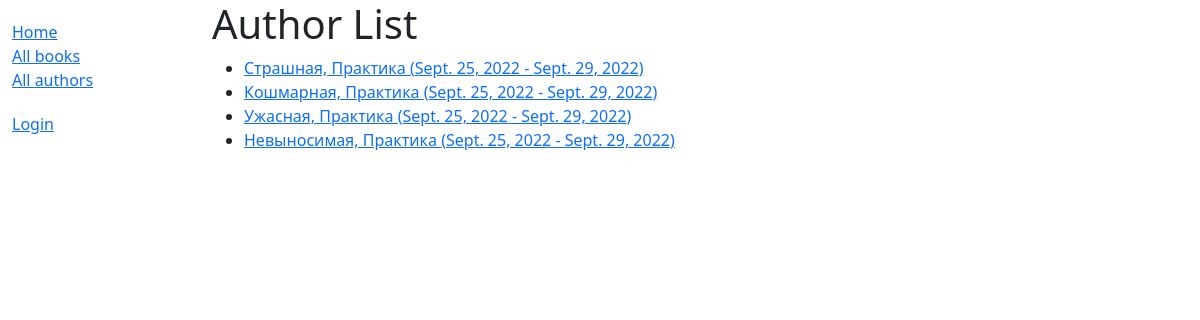
Screenshot of /catalog/authors/ with the database file from the repository.
### catalog/models.py (models this page shows)
class Author(models.Model):
    first_name = models.CharField(max_length=100)
    last_name = models.CharField(max_length=100)
    date_of_birth = models.DateField(null=True, blank=True)
    date_of_death = models.DateField('died', null=True, blank=True)
    def get_absolute_url(self):
        return reverse('author-detail', args=[str(self.id)])
    def __str__(self):
        return '{0}, {1}'.format(self.last_name, self.first_name)

### catalog/views.py (the view)
# urls.py: path('authors/', views.AuthorListView.as_view(), name='authors'),
class AuthorListView(generic.ListView):
    model = Author
    paginate_by = 10

### catalog/templates/catalog/author_list.html
{% extends "base_generic.html" %}
{% block content %}
<h1>Author List</h1>
{% if author_list %}
  <ul>
  {% for author in author_list %}
    <li>
      <a href="{{ author.get_absolute_url }}">
      {{ author }} ({{author.date_of_birth}} - {% if author.date_of_death %}{{author.date_of_death}}{% endif %})
      </a>
    </li>
  {% endfor %}
 </ul>
{% else %}
  <p>There are no authors available.</p>
{% endif %}
{% endblock %}

### catalog/templates/base_generic.html (shortened to what this page needs)
<!DOCTYPE html>
<html lang="en">
<head>
  <link rel="stylesheet" href="style.css" type="css"/>
  <link href="https://cdn.jsdelivr.net/npm/bootstrap@5.1.3/dist/css/bootstrap.min.css" rel="stylesheet">
  {% load static %}
  <link rel="stylesheet" href="{% static 'css/styles.css' %}">
</head>
<body>
<div class="container-fluid">
<div class="row">
  <div class="col-sm-2">
  {% block sidebar %}
  <ul class="sidebar-nav">
    <li><a href="{% url 'index' %}">Home</a></li>
    <li><a href="{% url 'books' %}">All books</a></li>
    <li><a href="{% url 'authors' %}">All authors</a></li>
  </ul>
  <ul class="sidebar-nav">
   {% if user.is_authenticated %}
     <li>User: {{ user.get_username }}</li>
     <li><a href="{% url 'my-borrowed' %}">My Borrowed</a></li>
     <li><a href="{% url 'logout'%}?next={{request.path}}">Logout</a></li>
   {% else %}
     <li><a href="{% url 'login'%}?next={{request.path}}">Login</a></li>
   {% endif %}
  </ul>
{% endblock %}
  </div>
  <div class="col-sm-10 ">
  {% block content %}{% endblock %}
  </div>
</div>
</div>
</body>
</html>

### catalog/static/css/styles.css (style rules this page uses)
.sidebar-nav { margin-top: 20px; padding: 0; list-style: none; }

### rows the page displays
Author: last_name+first_name "Страшная, Практика", date_of_birth "Sept. 25, 2022", date_of_death "Sept. 29, 2022"
Author: last_name+first_name "Кошмарная, Практика", date_of_birth "Sept. 25, 2022", date_of_death "Sept. 29, 2022"
Author: last_name+first_name "Ужасная, Практика", date_of_birth "Sept. 25, 2022", date_of_death "Sept. 29, 2022"
Author: last_name+first_name "Невыносимая, Практика", date_of_birth "Sept. 25, 2022", date_of_death "Sept. 29, 2022"
